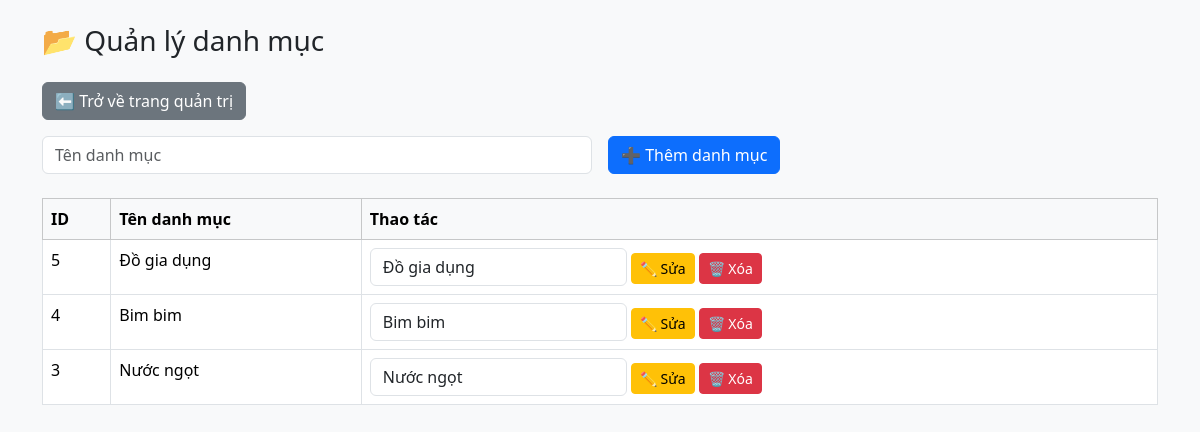
The app's page /admin/categories.php with its own data.
### tables this page shows
CREATE TABLE `categories` (
  `id` int NOT NULL,
  `name` varchar(100) NOT NULL,
  `created_at` datetime DEFAULT CURRENT_TIMESTAMP,
  `name_slug` varchar(255) DEFAULT NULL
);

### admin/categories.php (the view, shortened to what this page needs)
<?php
require_once __DIR__ . '/../includes/db_config.php';
$categories = $pdo->query("SELECT * FROM categories ORDER BY id DESC")->fetchAll(PDO::FETCH_ASSOC);
?>
<!DOCTYPE html>
<html lang="vi">
<head>
    <link href="https://cdn.jsdelivr.net/npm/bootstrap@5.3.3/dist/css/bootstrap.min.css" rel="stylesheet">
    <link rel="stylesheet" href="https://cdn.datatables.net/1.13.4/css/dataTables.bootstrap5.min.css">
</head>
<body class="bg-light">
<div class="container py-4">
    <h3 class="mb-4">📂 Quản lý danh mục</h3>
    <a href="dashboard.php" class="btn btn-secondary mb-3">⬅ Trở về trang quản trị</a>
    <form method="post" class="row g-3 mb-4">
        <div class="col-md-6">
            <input type="text" name="name" class="form-control" placeholder="Tên danh mục" required>
        </div>
        <div class="col-auto">
            <button type="submit" name="add_category" class="btn btn-primary">➕ Thêm danh mục</button>
        </div>
    </form>
    <table id="categoryTable" class="table table-bordered table-hover">
        <thead class="table-light">
        <tr>
            <th>ID</th>
            <th>Tên danh mục</th>
            <th>Thao tác</th>
        </tr>
        </thead>
        <tbody>
        <?php foreach ($categories as $cat): ?>
            <tr>
                <td><?= $cat['id'] ?></td>
                <td><?= htmlspecialchars($cat['name']) ?></td>
                <td>
                    <form method="post" class="d-inline-block">
                        <input type="text" name="name" class="form-control d-inline-block w-auto" value="<?= htmlspecialchars($cat['name']) ?>" required>
                        <button type="submit" name="edit_category" class="btn btn-sm btn-warning">✏️ Sửa</button>
                    </form>
                    <a href="?delete=<?= $cat['id'] ?>" class="btn btn-sm btn-danger" onclick="return confirm('Bạn chắc chắn muốn xóa?')">🗑️ Xóa</a>
                </td>
            </tr>
        <?php endforeach; ?>
        </tbody>
    </table>
</div>
</body>
</html>

### records on screen
categories: id "5", name "Đồ gia dụng"
categories: id "4", name "Bim bim"
categories: id "3", name "Nước ngọt"
